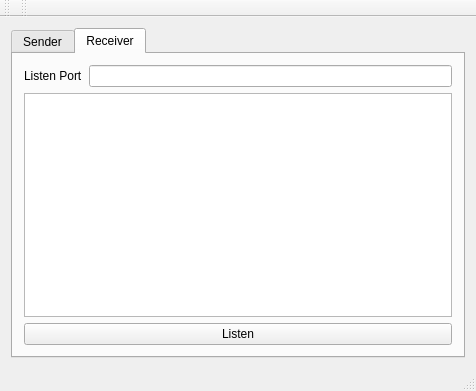
<?xml version="1.0" encoding="UTF-8"?>
<ui version="4.0">
 <class>MainWindow</class>
 <widget class="QMainWindow" name="MainWindow">
  <property name="geometry">
   <rect>
    <x>0</x>
    <y>0</y>
    <width>476</width>
    <height>391</height>
   </rect>
  </property>
  <property name="windowTitle">
   <string>MainWindow</string>
  </property>
  <widget class="QWidget" name="centralWidget">
   <property name="enabled">
    <bool>true</bool>
   </property>
   <layout class="QGridLayout" name="gridLayout">
    <item row="0" column="1">
     <widget class="QTabWidget" name="tabWidget">
      <property name="currentIndex">
       <number>1</number>
      </property>
      <widget class="QWidget" name="tab">
       <attribute name="title">
        <string>Sender</string>
       </attribute>
       <layout class="QVBoxLayout" name="verticalLayout">
        <item>
         <layout class="QFormLayout" name="formLayout">
          <item row="2" column="0">
           <widget class="QLabel" name="label">
            <property name="text">
             <string>Destination Port</string>
            </property>
           </widget>
          </item>
          <item row="2" column="1">
           <widget class="QLineEdit" name="dstPort"/>
          </item>
          <item row="1" column="1">
           <widget class="QLineEdit" name="dstIP"/>
          </item>
          <item row="1" column="0">
           <widget class="QLabel" name="label_2">
            <property name="text">
             <string>Destination IP</string>
            </property>
           </widget>
          </item>
         </layout>
        </item>
        <item>
         <widget class="QPlainTextEdit" name="srcText"/>
        </item>
        <item>
         <widget class="QPushButton" name="sendBtn">
          <property name="text">
           <string>Start Transmission</string>
          </property>
         </widget>
        </item>
       </layout>
      </widget>
      <widget class="QWidget" name="tab_2">
       <attribute name="title">
        <string>Receiver</string>
       </attribute>
       <layout class="QVBoxLayout" name="verticalLayout_2">
        <item>
         <layout class="QFormLayout" name="formLayout_2">
          <item row="0" column="0">
           <widget class="QLabel" name="label_3">
            <property name="text">
             <string>Listen Port</string>
            </property>
           </widget>
          </item>
          <item row="0" column="1">
           <widget class="QLineEdit" name="listenPort"/>
          </item>
         </layout>
        </item>
        <item>
         <widget class="QTextBrowser" name="dstText"/>
        </item>
        <item>
         <widget class="QPushButton" name="listenBtn">
          <property name="text">
           <string>Listen</string>
          </property>
         </widget>
        </item>
       </layout>
      </widget>
     </widget>
    </item>
   </layout>
  </widget>
  <widget class="QMenuBar" name="menuBar">
   <property name="geometry">
    <rect>
     <x>0</x>
     <y>0</y>
     <width>476</width>
     <height>26</height>
    </rect>
   </property>
  </widget>
  <widget class="QToolBar" name="mainToolBar">
   <attribute name="toolBarArea">
    <enum>TopToolBarArea</enum>
   </attribute>
   <attribute name="toolBarBreak">
    <bool>false</bool>
   </attribute>
  </widget>
  <widget class="QStatusBar" name="statusBar"/>
  <widget class="QToolBar" name="toolBar">
   <property name="windowTitle">
    <string>toolBar</string>
   </property>
   <attribute name="toolBarArea">
    <enum>TopToolBarArea</enum>
   </attribute>
   <attribute name="toolBarBreak">
    <bool>false</bool>
   </attribute>
  </widget>
 </widget>
 <layoutdefault spacing="6" margin="11"/>
 <tabstops>
  <tabstop>tabWidget</tabstop>
  <tabstop>dstIP</tabstop>
  <tabstop>dstPort</tabstop>
  <tabstop>srcText</tabstop>
  <tabstop>sendBtn</tabstop>
  <tabstop>listenPort</tabstop>
  <tabstop>listenBtn</tabstop>
 </tabstops>
 <resources/>
 <connections/>
</ui>
